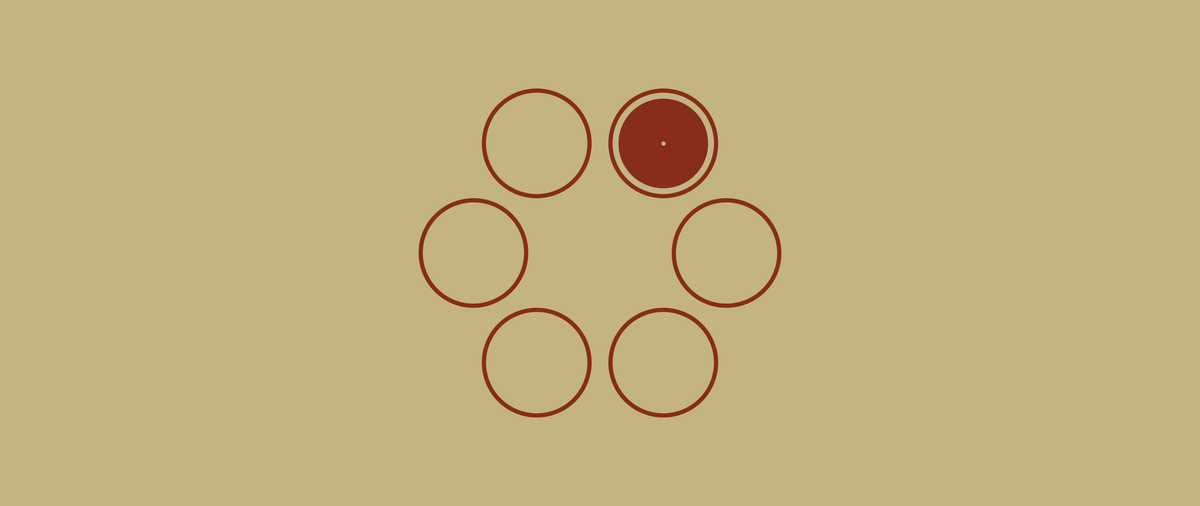
Frame 1 (no input)
Frame 2 (the mouse pressed at the canvas centre, redrawn once): identical to frame 1, image omitted

The Processing sketch that drew this single still picture (run headless with seeded random() and noise(); the mouse was pressed at the canvas centre and the sketch redrawn once):

// Processing sketch: deer_hunter_the
// ── deer_hunter_the.pde
// Manuale di Programmazione Cinematografica - Volume 1
// Daniele Olmisani, 2016

// The Deer Hunter (1978)


final color PAPER = color(195, 180, 130);
final color INK = color(135, 45, 25);

final int BULLETS = 6;


void setup() {
  size(2560, 1080);
  noLoop();
}


void draw() {
  
  float dA = TWO_PI/BULLETS;
  
  float cX = min(width, height) / 4;
  float cY = 0;
  float s = cX / 1.2;
  
  translate(width/2.0, height/2.0);
    
  background(PAPER);
  
  noFill();
  stroke(INK);
  strokeWeight(0.04*s);
  
  for (int i=0; i<BULLETS; i++) {
    ellipse(cX, cY, s, s);
    rotate(dA);
  }
  
  rotate(-dA);
  
  noStroke();
  fill(INK);
  ellipse(cX, cY, 0.85*s, 0.85*s);
  
  stroke(PAPER);
  point(cX, cY);
  
  save("the-deer-hunter.png");
}
